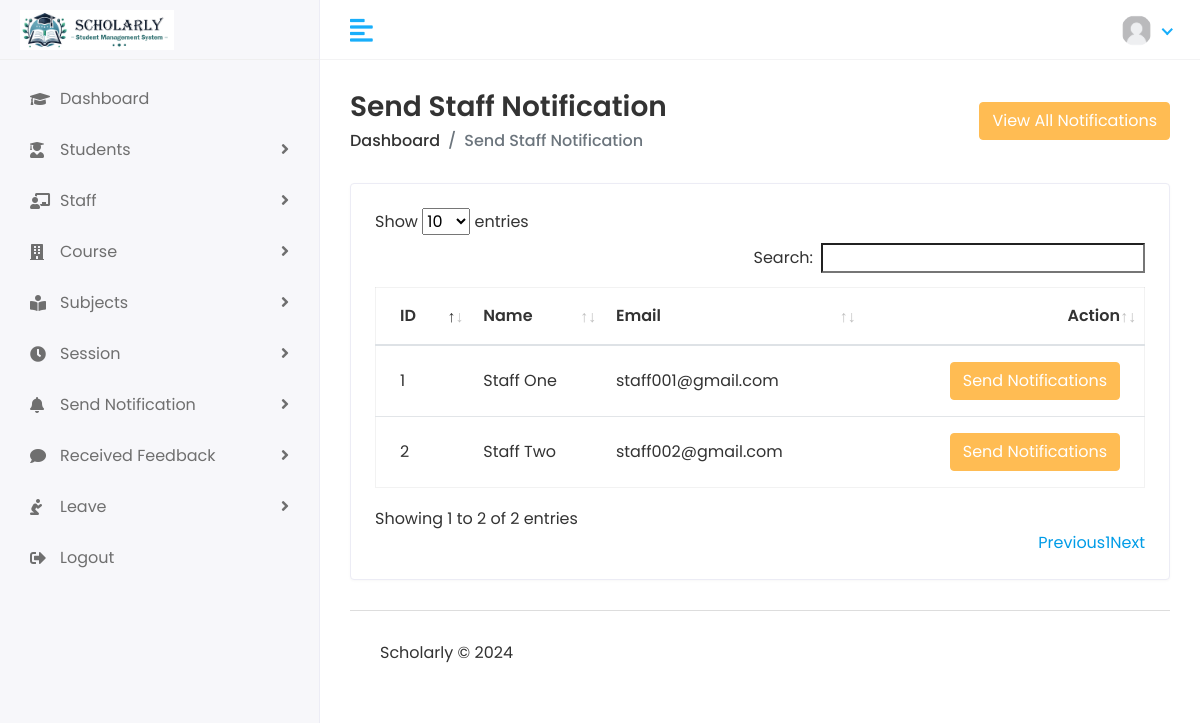
The page /hod/staff/send_notification (signed in) on the database as committed earlier.
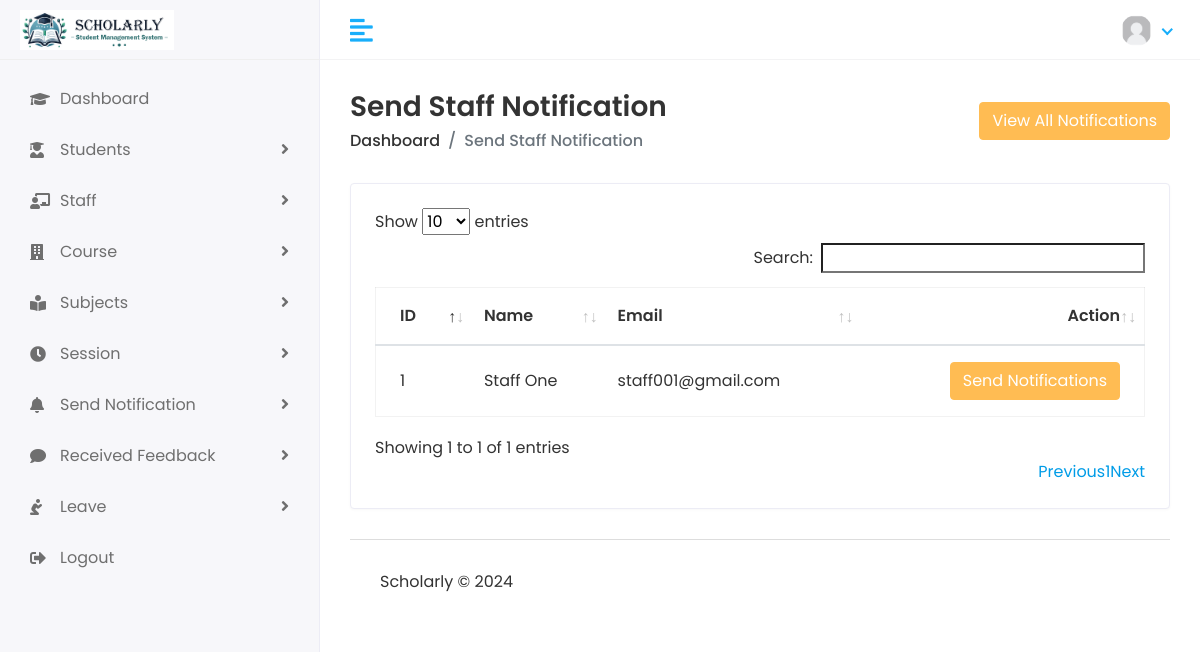
The same page on the database as committed later.
### main/models.py (models this page shows, shortened)
class Staff(models.Model):
    admin = models.OneToOneField(CustomUser, on_delete=models.CASCADE)
    address = models.CharField(max_length= 100)
    gender = models.CharField(max_length= 100)
    date_of_birth = models.DateField(null=True)
    created_date = models.DateTimeField(auto_now_add=True)
    updated_date = models.DateTimeField(auto_now=True)

class CustomUser(AbstractUser):
    USERTYPE = (
        ('1','HOD'),
        ('2','Staff'),
        ('3','Student'),
    )
    user_type = models.CharField(choices= USERTYPE, max_length= 50, default= '1')
    profile_pic = models.ImageField(upload_to='media/profile_pic')

### hod/views.py (the view)
# urls.py: path("staff/send_notification",staff_send_notification, name='staff_send_notification'),
@login_required(login_url='/')
def staff_send_notification(request):
    staff = Staff.objects.all()
    seen_notification = Staff_Notification.objects.all().order_by('-id')[0:5]
    context = {'staff':staff, 'seen_notification':seen_notification}
    return render(request, 'HOD/staff_send_notification.html',context)

### templates/HOD/staff_send_notification.html (shortened to what this page needs)
{% extends 'base.html' %}
{% load static %}
{% block content %}
                  <div class="page-header">
                  <div class="row align-items-center">
                     <div class="col">
                        <h3 class="page-title">Send Staff Notification</h3>
                        <ul class="breadcrumb">
                           <li class="breadcrumb-item"><a href="{% url 'hod_home' %}">Dashboard</a></li>
                           <li class="breadcrumb-item active">Send Staff Notification</li>
                        </ul>
                     </div>
                     <div class="col-auto text-right float-right ml-auto">
                       <button type="button" class="btn btn-primary" data-toggle="modal" data-target="#exampleModal">
                        View All Notifications
                        </button>
                     </div>
                  </div>
               </div>
      <div class="row">
                  <div class="col-sm-12">
                     <div class="card card-table">
                        <div class="card-body">
                           <div class="table-responsive">
                              <table class="table table-hover table-center mb-0" id="table_id">
                                 <thead>
                                    <tr>
                                       <th>ID</th>
                                       <th>Name</th>
                                       <th>Email</th>
                                       <th class="text-right">Action</th>
                                    </tr>
                                 </thead>
                                 <tbody>
                                    {% for i in staff %}
                                    <tr>
                                       <td>{{ i.id }}</td>
                                       <td>{{ i.admin.first_name }}&nbsp;{{ i.admin.last_name}}</td>
                                       <td>{{ i.admin.email }}</td>
                                       <td class="text-right">
                                        <button type="button" class="btn btn-primary" data-toggle="modal" data-target="#send_notification_model-{{forloop.counter}}">Send Notifications</button>                                       </td>
                                    </tr>
                                    {% endfor %}
                                 </tbody>
                              </table>
                           </div>
                        </div>
                     </div>
                  </div>
               </div>
 {% endblock %}

Rows that differ between the two databases and show on the page:
removed Staff: id "2", admin.first_name "Staff", admin.last_name "Two", admin.email "staff002@gmail.com"
Other text that changed with them:
text written by a page script: "Show entries Search: Showing 1 to 2 of 2 entries Previous 1 Next" → "Show entries Search: Showing 1 to 1 of 1 entries Previous 1 Next"
